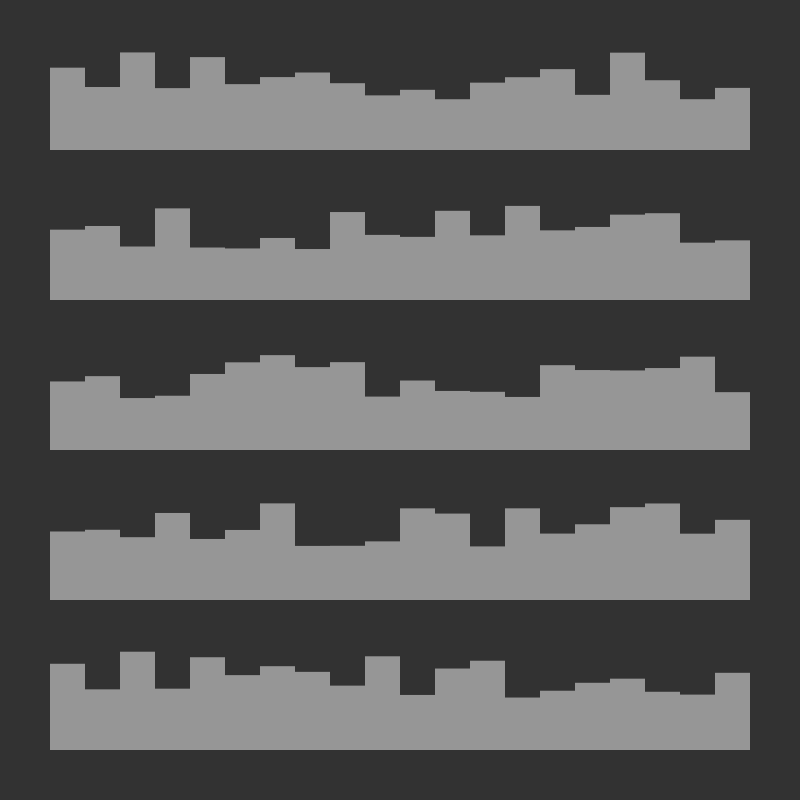
Frame 1 (no input)
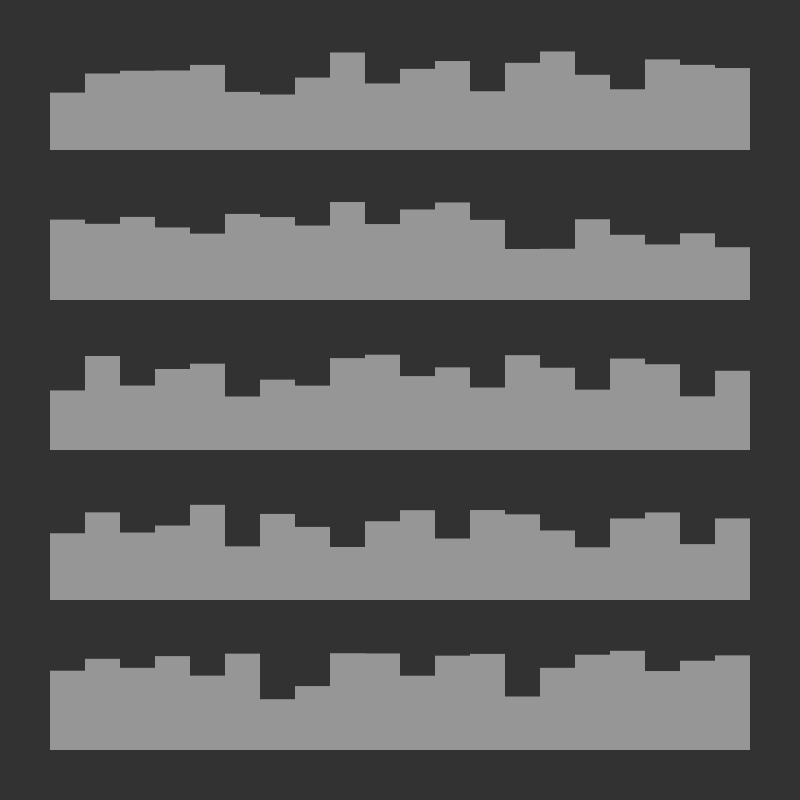
Frame 2 (the mouse pressed at the canvas centre, redrawn once)

The Processing sketch that drew these frames (run headless with seeded random() and noise(); the mouse was pressed at the canvas centre and the sketch redrawn once):

// Processing sketch: Structure_02_Rows_Bars
// ── Structure_02_Rows_Bars.pde
//KP S25 DMP
//Programming Data Visualition 
//DataVis Processing Toolkit
int margin = 50;
int rectSize = 100;
int rectCount = 5;
int barCount = 20;

void setup() {
  size(800, 800);
  noLoop();
}

void draw() { 
  background(50);
  float barWidth = (width-2*margin)/barCount;
  for (int i=0; i<rectCount; i++) {
    for (int j=0; j<barCount; j++) {
      noStroke();
      fill(150);
      rect(margin+j*barWidth, i*rectSize+(i+1)*margin+rectSize, barWidth, -1*random(rectSize/2, rectSize));
    }
  }
}
